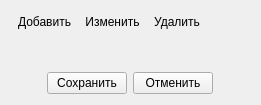
<?xml version="1.0" encoding="UTF-8"?>
<ui version="4.0">
 <class>RTPTechGroup::ModelerIde::PropQuantity</class>
 <widget class="QWidget" name="RTPTechGroup::ModelerIde::PropQuantity">
  <property name="geometry">
   <rect>
    <x>0</x>
    <y>0</y>
    <width>261</width>
    <height>105</height>
   </rect>
  </property>
  <property name="windowTitle">
   <string>Form</string>
  </property>
  <layout class="QVBoxLayout" name="verticalLayout_2">
   <item>
    <layout class="QHBoxLayout" name="horizontalLayoutPropTool">
     <property name="spacing">
      <number>0</number>
     </property>
     <item>
      <widget class="QToolButton" name="toolButtonAddQuantity">
       <property name="text">
        <string>Добавить</string>
       </property>
       <property name="icon">
        <iconset resource="modeleride.qrc">
         <normaloff>:/add</normaloff>:/add</iconset>
       </property>
       <property name="iconSize">
        <size>
         <width>16</width>
         <height>16</height>
        </size>
       </property>
       <property name="toolButtonStyle">
        <enum>Qt::ToolButtonTextBesideIcon</enum>
       </property>
       <property name="autoRaise">
        <bool>true</bool>
       </property>
      </widget>
     </item>
     <item>
      <widget class="QToolButton" name="toolButtonEditQuantity">
       <property name="text">
        <string>Изменить</string>
       </property>
       <property name="icon">
        <iconset resource="modeleride.qrc">
         <normaloff>:/edit</normaloff>:/edit</iconset>
       </property>
       <property name="iconSize">
        <size>
         <width>16</width>
         <height>16</height>
        </size>
       </property>
       <property name="toolButtonStyle">
        <enum>Qt::ToolButtonTextBesideIcon</enum>
       </property>
       <property name="autoRaise">
        <bool>true</bool>
       </property>
      </widget>
     </item>
     <item>
      <widget class="QToolButton" name="toolButtonDelQuantity">
       <property name="text">
        <string>Удалить</string>
       </property>
       <property name="icon">
        <iconset resource="modeleride.qrc">
         <normaloff>:/remove</normaloff>:/remove</iconset>
       </property>
       <property name="iconSize">
        <size>
         <width>16</width>
         <height>16</height>
        </size>
       </property>
       <property name="toolButtonStyle">
        <enum>Qt::ToolButtonTextBesideIcon</enum>
       </property>
       <property name="autoRaise">
        <bool>true</bool>
       </property>
      </widget>
     </item>
     <item>
      <spacer name="horizontalSpacer">
       <property name="orientation">
        <enum>Qt::Horizontal</enum>
       </property>
       <property name="sizeHint" stdset="0">
        <size>
         <width>40</width>
         <height>20</height>
        </size>
       </property>
      </spacer>
     </item>
    </layout>
   </item>
   <item>
    <widget class="QuantityWidget" name="quantityWidget" native="true"/>
   </item>
   <item>
    <widget class="UnitWidget" name="unitWidget" native="true"/>
   </item>
   <item>
    <layout class="QHBoxLayout" name="horizontalLayoutPropSave">
     <item>
      <spacer name="horizontalSpacerRightProp">
       <property name="orientation">
        <enum>Qt::Horizontal</enum>
       </property>
       <property name="sizeHint" stdset="0">
        <size>
         <width>40</width>
         <height>20</height>
        </size>
       </property>
      </spacer>
     </item>
     <item>
      <widget class="QPushButton" name="pushButtonPropSave">
       <property name="text">
        <string>Сохранить</string>
       </property>
      </widget>
     </item>
     <item>
      <widget class="QPushButton" name="pushButtonPropCancel">
       <property name="text">
        <string>Отменить</string>
       </property>
      </widget>
     </item>
     <item>
      <spacer name="horizontalSpacerLeftProp">
       <property name="orientation">
        <enum>Qt::Horizontal</enum>
       </property>
       <property name="sizeHint" stdset="0">
        <size>
         <width>40</width>
         <height>20</height>
        </size>
       </property>
      </spacer>
     </item>
    </layout>
   </item>
  </layout>
 </widget>
 <customwidgets>
  <customwidget>
   <class>QuantityWidget</class>
   <extends>QWidget</extends>
   <header>quantitywidget.h</header>
   <container>1</container>
  </customwidget>
  <customwidget>
   <class>UnitWidget</class>
   <extends>QWidget</extends>
   <header>unitwidget.h</header>
   <container>1</container>
  </customwidget>
 </customwidgets>
 <resources>
  <include location="modeleride.qrc"/>
 </resources>
 <connections/>
</ui>
